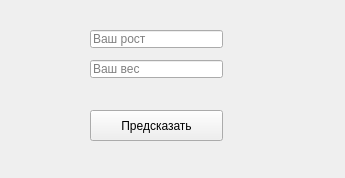
<?xml version="1.0" encoding="UTF-8"?>
<ui version="4.0">
 <class>MainWindow</class>
 <widget class="QMainWindow" name="MainWindow">
  <property name="geometry">
   <rect>
    <x>0</x>
    <y>0</y>
    <width>345</width>
    <height>178</height>
   </rect>
  </property>
  <property name="sizePolicy">
   <sizepolicy hsizetype="Fixed" vsizetype="Fixed">
    <horstretch>0</horstretch>
    <verstretch>0</verstretch>
   </sizepolicy>
  </property>
  <property name="windowTitle">
   <string>Предсказатель пола</string>
  </property>
  <widget class="QWidget" name="centralwidget">
   <widget class="QLineEdit" name="heightField">
    <property name="geometry">
     <rect>
      <x>90</x>
      <y>30</y>
      <width>133</width>
      <height>18</height>
     </rect>
    </property>
    <property name="placeholderText">
     <string>Ваш рост</string>
    </property>
   </widget>
   <widget class="QLineEdit" name="weightField">
    <property name="geometry">
     <rect>
      <x>90</x>
      <y>60</y>
      <width>133</width>
      <height>18</height>
     </rect>
    </property>
    <property name="placeholderText">
     <string>Ваш вес</string>
    </property>
   </widget>
   <widget class="QPushButton" name="btnStart">
    <property name="geometry">
     <rect>
      <x>90</x>
      <y>110</y>
      <width>133</width>
      <height>31</height>
     </rect>
    </property>
    <property name="text">
     <string>Предсказать</string>
    </property>
   </widget>
  </widget>
 </widget>
 <resources/>
 <connections/>
</ui>
